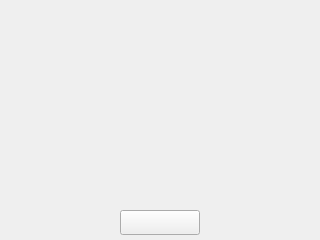
<?xml version="1.0" encoding="UTF-8"?>
<ui version="4.0">
 <class>popupwindow</class>
 <widget class="QWidget" name="popupwindow">
  <property name="geometry">
   <rect>
    <x>0</x>
    <y>0</y>
    <width>320</width>
    <height>240</height>
   </rect>
  </property>
  <property name="windowTitle">
   <string>Form</string>
  </property>
  <property name="styleSheet">
   <string notr="true"/>
  </property>
  <widget class="QWidget" name="pop" native="true">
   <property name="geometry">
    <rect>
     <x>0</x>
     <y>0</y>
     <width>320</width>
     <height>240</height>
    </rect>
   </property>
   <property name="autoFillBackground">
    <bool>true</bool>
   </property>
   <property name="styleSheet">
    <string notr="true"/>
   </property>
   <widget class="QPushButton" name="pushButton">
    <property name="geometry">
     <rect>
      <x>120</x>
      <y>210</y>
      <width>80</width>
      <height>25</height>
     </rect>
    </property>
    <property name="text">
     <string/>
    </property>
   </widget>
  </widget>
 </widget>
 <resources/>
 <connections/>
</ui>
